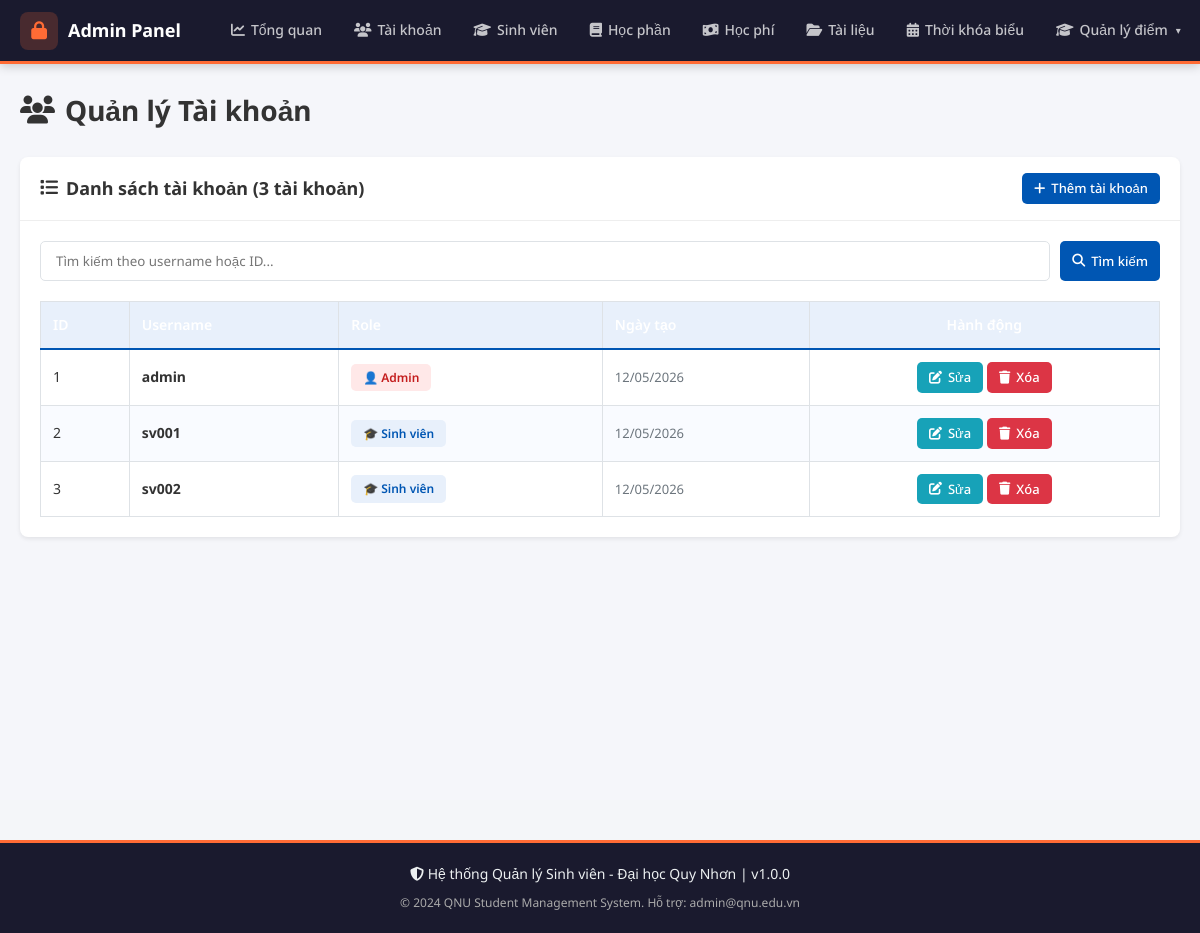
Screenshot of /admin/users/index.php (signed in) with the database file from the repository.
### tables this page shows
CREATE TABLE IF NOT EXISTS `users` (
  `id` INT AUTO_INCREMENT PRIMARY KEY,
  `username` VARCHAR(50) NOT NULL UNIQUE,
  `password` VARCHAR(255) NOT NULL,
  `role` ENUM('student','admin') NOT NULL DEFAULT 'student',
  `created_at` TIMESTAMP DEFAULT CURRENT_TIMESTAMP
);

### includes/session.php (called while the page is built, shortened)
<?php
function e(string $str): string {
    return htmlspecialchars($str, ENT_QUOTES, 'UTF-8');
}
?>

### admin/users/index.php (the view, shortened to what this page needs)
<?php
require_once ROOT . '/includes/session.php';
$db = getDB();
$page = (int)($_GET['page'] ?? 1);
$search = trim($_GET['search'] ?? '');
$per_page = 15;
$offset = ($page - 1) * $per_page;
$where = "1=1";
$params = [];
$sql_count = "SELECT COUNT(*) as total FROM users WHERE " . $where;
$stmt = $db->prepare($sql_count);
$stmt->execute();
$total = $stmt->get_result()->fetch_assoc()['total'];
$sql = "SELECT * FROM users WHERE " . $where . " ORDER BY created_at DESC LIMIT ? OFFSET ?";
$stmt = $db->prepare($sql);
$bind_params = array_merge($params, [$per_page, $offset]);
$types = str_repeat('s', count($params)) . 'ii';
$stmt->bind_param($types, ...$bind_params);
$stmt->execute();
$users = $stmt->get_result()->fetch_all(MYSQLI_ASSOC);
require_once ROOT . '/includes/admin/header_admin.php';
?>
<?php require_once ROOT . '/includes/admin/navbar_admin.php'; ?>
<div class="admin-wrapper">
  <div class="admin-container">
    <div class="page-title fade-in">
      <h1><i class="fas fa-users"></i> Quản lý Tài khoản</h1>
    </div>
    <div class="card fade-in">
      <div class="card-header" style="display: flex; justify-content: space-between; align-items: center;">
        <h3><i class="fas fa-list"></i> Danh sách tài khoản (<?= $total ?> tài khoản)</h3>
        <a href="<?= BASE_URL ?>/admin/users/add.php" class="btn btn-primary btn-sm">
          <i class="fas fa-plus"></i> Thêm tài khoản
        </a>
      </div>
      <div class="card-body">
        <div style="margin-bottom: 20px;">
          <form method="GET" style="display: flex; gap: 10px;">
            <input
              type="text"
              name="search"
              placeholder="Tìm kiếm theo username hoặc ID..."
              value="<?= e($search) ?>"
              style="flex: 1; padding: 10px 15px; border: 1px solid var(--border); border-radius: var(--radius-sm); font-family: var(--font-sans);"
            >
            <button type="submit" class="btn btn-primary btn-sm">
              <i class="fas fa-search"></i> Tìm kiếm
            </button>
          </form>
        </div>
        <?php if (count($users) > 0): ?>
          <div style="overflow-x: auto;">
            <table style="width: 100%; border-collapse: collapse; font-size: 14px;">
              <thead>
                <tr style="background: var(--primary-light); border-bottom: 2px solid var(--primary);">
                  <th style="padding: 12px; text-align: left; font-weight: 600;">ID</th>
                  <th style="padding: 12px; text-align: left; font-weight: 600;">Username</th>
                  <th style="padding: 12px; text-align: left; font-weight: 600;">Role</th>
                  <th style="padding: 12px; text-align: left; font-weight: 600;">Ngày tạo</th>
                  <th style="padding: 12px; text-align: center; font-weight: 600;">Hành động</th>
                </tr>
              </thead>
              <tbody>
                <?php foreach ($users as $user): ?>
                  <tr style="border-bottom: 1px solid var(--border); transition: background var(--transition);" class="hover-row">
                    <td style="padding: 12px;"><?= $user['id'] ?></td>
                    <td style="padding: 12px;">
                      <strong><?= e($user['username']) ?></strong>
                    </td>
                    <td style="padding: 12px;">
                      <span style="display: inline-block; padding: 4px 12px; border-radius: var(--radius-sm); font-size: 12px; font-weight: 600;
                        background: <?= $user['role'] === 'admin' ? '#ffe8e8' : '#e8f0fb' ?>;
                        color: <?= $user['role'] === 'admin' ? '#c41e1e' : '#0056B3' ?>;">
                        <?= $user['role'] === 'admin' ? '👤 Admin' : '🎓 Sinh viên' ?>
                      </span>
                    </td>
                    <td style="padding: 12px; font-size: 13px; color: var(--text-muted);">
                      <?= date('d/m/Y', strtotime($user['created_at'])) ?>
                    </td>
                    <td style="padding: 12px; text-align: center;">
                      <a href="<?= BASE_URL ?>/admin/users/edit.php?id=<?= $user['id'] ?>" class="btn btn-sm" style="background: #17a2b8; color: #fff;">
                        <i class="fas fa-edit"></i> Sửa
                      </a>
                      <a href="<?= BASE_URL ?>/admin/users/delete.php?id=<?= $user['id'] ?>" class="btn btn-sm" style="background: #dc3545; color: #fff;" onclick="return confirm('Xóa tài khoản này?');">
                        <i class="fas fa-trash"></i> Xóa
                      </a>
                    </td>
                  </tr>
                <?php endforeach; ?>
              </tbody>
            </table>
          </div>
        <?php endif; ?>
      </div>
    </div>
  </div>
</div>
<?php require_once ROOT . '/includes/admin/footer_admin.php'; ?>

### assets/css/style.css (style rules this page uses)
:root { --primary: #0056B3; --primary-dark: #003d80; --primary-light: #e8f0fb; --bg: #F4F6F9; --white: #FFFFFF; --text: #333333; --text-muted: #6C757D; --success: #28A745; --danger: #DC3545; --warning: #FFC107; --info: #17A2B8; --border: #dee2e6; --shadow: 0 2px 8px rgba(0,0,0,.08); --shadow-md: 0 4px 16px rgba(0,0,0,.12); --radius: 8px; --radius-sm: 5px; --sidebar-w: 250px; --header-h: 64px; --transition: .1s ease; --font-sans: 'Noto Sans', 'Roboto', Arial, 'Helvetica Neue', sans-serif; }
*, *::before, *::after { box-sizing: border-box; margin: 0; padding: 0; }
html { scroll-behavior: smooth; }
body { font-family: var(--font-sans); font-size: 16px; color: var(--text); background: var(--bg); line-height: 1.6; text-rendering: optimizeLegibility; -webkit-font-smoothing: antialiased; -moz-osx-font-smoothing: grayscale; }
a { color: var(--primary); text-decoration: none; transition: color var(--transition); }
h1 { font-size: 26px; font-weight: 700; }
h3 { font-size: 18px; font-weight: 700; }
.btn { display: inline-flex; align-items: center; gap: 6px; padding: 8px 18px; font-size: 15px; font-family: var(--font-sans); font-weight: 500; border-radius: var(--radius-sm); border: none; cursor: pointer; transition: background var(--transition), transform .1s, box-shadow var(--transition); white-space: nowrap; }
.btn-primary { background: var(--primary); color: #fff; }
.btn-sm { padding: 5px 12px; font-size: 13px; }
.card { background: var(--white); border-radius: var(--radius); box-shadow: var(--shadow); overflow: hidden; }
.card-header { padding: 16px 20px; border-bottom: 1px solid var(--border); display: flex; align-items: center; justify-content: space-between; gap: 12px; }
.card-header h2, .card-header h3 { margin: 0; color: var(--primary); }
.card-body { padding: 20px; }
table { width: 100%; border-collapse: collapse; font-size: 15px; }
table th, table td { padding: 11px 14px; text-align: left; border: 1px solid var(--border); vertical-align: middle; }
table thead tr { background: var(--primary); color: #fff; }
table thead th { font-weight: 500; }
table tbody tr:nth-child(even) { background: #f9fbff; }
.page-title { margin-bottom: 22px; }
.page-title h1 { color: var(--primary); font-size: 24px; margin-bottom: 4px; }
.fade-in { animation: fadeIn .12s cubic-bezier(0.34, 1.56, 0.64, 1); }

### includes/admin/header_admin.php (style rules this page uses)
.admin-wrapper { padding-top: calc(var(--header-h) + 24px); padding-bottom: 40px; min-height: 100vh; background: #f5f6fa; }
.admin-container { max-width: 1400px; margin: 0 auto; padding: 0 20px; }
.page-title { margin-bottom: 24px; }
.page-title h1 { font-size: 28px; font-weight: 700; color: var(--text-dark); margin: 0 0 6px; display: flex; align-items: center; gap: 10px; }
.card { background: white; border-radius: 8px; box-shadow: 0 2px 4px rgba(0,0,0,0.08); margin-bottom: 20px; }
.card-header { padding: 16px 20px; border-bottom: 1px solid #eee; display: flex; align-items: center; justify-content: space-between; }
.card-header h3 { margin: 0; color: var(--text-dark); display: flex; align-items: center; gap: 8px; }
.card-body { padding: 20px; }
.fade-in { animation: fadeIn .4s ease; }

### rows the page displays
users: id "1", username "admin", role "👤 Admin", created_at "12/05/2026"
users: id "2", username "sv001", role "🎓 Sinh viên", created_at "12/05/2026"
users: id "3", username "sv002", role "🎓 Sinh viên", created_at "12/05/2026"

### other values shown
$total "3"
APP_VERSION "1.0.0"
